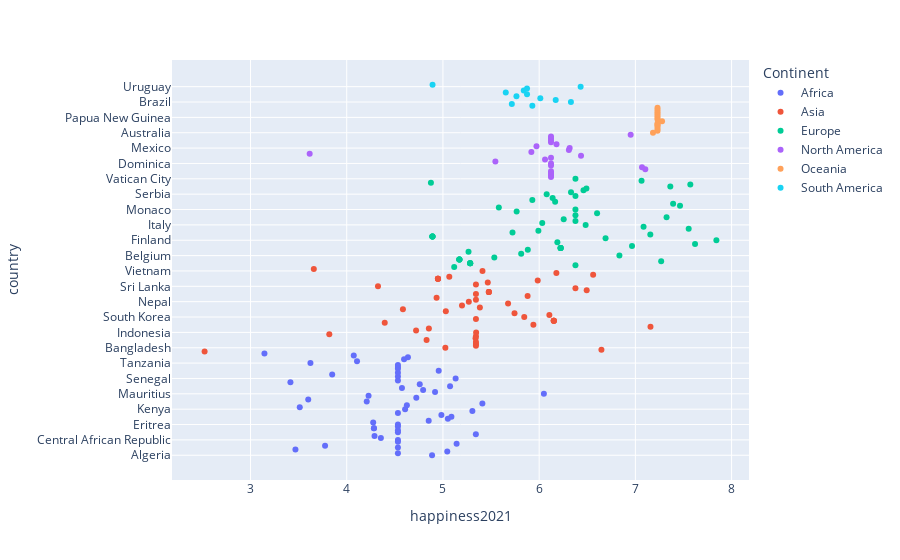

The notebook cell saved with this chart:
### Code cell
fig = px.scatter(data, x="happiness2021", y="country", color="Continent", hover_data=['happiness2021'])
fig.show()

### Figure 1 — Plotly figure (JSON) as saved in the notebook; plotly's stock layout.template omitted (floating-point values rounded to 4 significant figures)
{"data": [{"hovertemplate": "Continent=Africa<br>happiness2021=%{x}<br>country=%{y}<extra></extra>", "legendgroup": "Africa", "marker": {"color": "#636efa", "symbol": "circle"}, "mode": "markers", "name": "Africa", "orientation": "h", "showlegend": true, "type": "scatter", "x": [4.887, 4.532, 5.045, 3.467, 4.532, 3.775, 5.142, 4.532, 4.532, 4.355, 4.289, 5.342, 4.532, 4.532, 4.283, 4.283, 4.532, 4.532, 4.275, 4.852, 5.051, 5.088, 4.984, 4.532, 5.306, 4.607, 3.512, 4.625, 5.41, 4.208, 3.6, 4.723, 4.227, 6.049, 4.918, 4.794, 4.574, 5.074, 4.759, 3.415, 4.532, 5.132, 4.532, 3.849, 4.532, 4.956, 4.532, 4.532, 4.532, 3.623, 4.107, 4.596, 4.636, 4.073, 3.145], "xaxis": "x", "y": ["Algeria", "Angola", "Benin", "Botswana", "Burkina", "Burundi", "Cameroon", "Cape Verde", "Central African Republic", "Chad", "Comoros", "Congo", "Congo, Democratic Republic of", "Djibouti", "Egypt", "Egypt", "Equatorial Guinea", "Eritrea", "Ethiopia", "Gabon", "Gambia", "Ghana", "Guinea", "Guinea-Bissau", "Ivory Coast", "Kenya", "Lesotho", "Liberia", "Libya", "Madagascar", "Malawi", "Mali", "Mauritania", "Mauritius", "Morocco", "Mozambique", "Namibia", "Niger", "Nigeria", "Rwanda", "Sao Tome and Principe", "Senegal", "Seychelles", "Sierra Leone", "Somalia", "South Africa", "South Sudan", "Sudan", "Swaziland", "Tanzania", "Togo", "Tunisia", "Uganda", "Zambia", "Zimbabwe"], "yaxis": "y"}, {"hovertemplate": "Continent=Asia<br>happiness2021=%{x}<br>country=%{y}<extra></extra>", "legendgroup": "Asia", "marker": {"color": "#EF553B", "symbol": "circle"}, "mode": "markers", "name": "Asia", "orientation": "h", "showlegend": true, "type": "scatter", "x": [2.523, 6.647, 5.025, 5.343, 5.343, 5.343, 4.83, 5.339, 5.343, 3.819, 5.345, 4.721, 4.854, 7.157, 5.94, 4.395, 6.152, 6.152, 6.152, 6.152, 5.343, 5.845, 6.106, 5.744, 5.03, 4.584, 5.384, 5.198, 5.677, 5.269, 5.343, 4.934, 5.88, 5.343, 5.477, 5.477, 5.477, 6.494, 6.377, 4.325, 5.343, 5.466, 5.985, 4.948, 4.948, 4.948, 4.948, 5.066, 6.561, 6.179, 5.411, 3.658], "xaxis": "x", "y": ["Afghanistan", "Bahrain", "Bangladesh", "Bhutan", "Brunei", "Burma (Myanmar)", "Cambodia", "China", "East Timor", "India", "Indonesia", "Iran", "Iraq", "Israel", "Japan", "Jordan", "Kazakhstan", "Kazakhstan", "Kazakhstan", "Kazakhstan", "North Korea", "South Korea", "Kuwait", "Kyrgyzstan", "Laos", "Lebanon", "Malaysia", "Maldives", "Mongolia", "Nepal", "Oman", "Pakistan", "Philippines", "Qatar", "Russia", "Russia", "Russia", "Saudi Arabia", "Singapore", "Sri Lanka", "Syria", "Tajikistan", "Thailand", "Turkey", "Turkey", "Turkey", "Turkey", "Turkmenistan", "United Arab Emirates", "Uzbekistan", "Vietnam", "Yemen"], "yaxis": "y"}, {"hovertemplate": "Continent=Europe<br>happiness2021=%{x}<br>country=%{y}<extra></extra>", "legendgroup": "Europe", "marker": {"color": "#00cc96", "symbol": "circle"}, "mode": "markers", "name": "Europe", "orientation": "h", "showlegend": true, "type": "scatter", "x": [5.117, 6.377, 5.283, 5.283, 5.283, 5.283, 7.268, 5.171, 5.171, 5.171, 5.171, 5.534, 6.834, 5.813, 5.266, 5.882, 6.223, 6.223, 6.223, 6.223, 6.965, 7.62, 6.189, 7.842, 6.69, 4.891, 4.891, 4.891, 4.891, 7.155, 5.723, 5.992, 7.554, 7.085, 6.483, 6.032, 6.377, 6.255, 7.324, 6.377, 6.602, 5.766, 6.377, 5.581, 7.464, 7.392, 6.166, 5.929, 6.14, 6.377, 6.078, 6.331, 6.461, 6.491, 7.363, 7.571, 4.875, 7.064, 6.377], "xaxis": "x", "y": ["Albania", "Andorra", "Armenia", "Armenia", "Armenia", "Armenia", "Austria", "Azerbaijan", "Azerbaijan", "Azerbaijan", "Azerbaijan", "Belarus", "Belgium", "Bosnia and Herzegovina", "Bulgaria", "Croatia", "Cyprus", "Cyprus", "Cyprus", "Cyprus", "Czech Republic", "Denmark", "Estonia", "Finland", "France", "Georgia", "Georgia", "Georgia", "Georgia", "Germany", "Greece", "Hungary", "Iceland", "Ireland", "Italy", "Latvia", "Liechtenstein", "Lithuania", "Luxembourg", "Macedonia", "Malta", "Moldova", "Monaco", "Montenegro", "Netherlands", "Norway", "Poland", "Portugal", "Romania", "San Marino", "Serbia", "Slovakia", "Slovenia", "Spain", "Sweden", "Switzerland", "Ukraine", "United Kingdom", "Vatican City"], "yaxis": "y"}, {"hovertemplate": "Continent=North America<br>happiness2021=%{x}<br>country=%{y}<extra></extra>", "legendgroup": "North America", "marker": {"color": "#ab63fa", "symbol": "circle"}, "mode": "markers", "name": "North America", "orientation": "h", "showlegend": true, "type": "scatter", "x": [6.123, 6.123, 6.123, 6.123, 7.103, 7.069, 6.123, 6.123, 5.545, 6.061, 6.123, 6.435, 3.615, 5.919, 6.309, 6.317, 5.972, 6.18, 6.123, 6.123, 6.123, 6.123, 6.951], "xaxis": "x", "y": ["Antigua and Barbuda", "Bahamas", "Barbados", "Belize", "Canada", "Costa Rica", "Cuba", "Dominica", "Dominican Republic", "El Salvador", "Grenada", "Guatemala", "Haiti", "Honduras", "Jamaica", "Mexico", "Nicaragua", "Panama", "Saint Kitts and Nevis", "Saint Lucia", "Saint Vincent and the Grenadines", "Trinidad and Tobago", "United States"], "yaxis": "y"}, {"hovertemplate": "Continent=Oceania<br>happiness2021=%{x}<br>country=%{y}<extra></extra>", "legendgroup": "Oceania", "marker": {"color": "#FFA15A", "symbol": "circle"}, "mode": "markers", "name": "Oceania", "orientation": "h", "showlegend": true, "type": "scatter", "x": [7.183, 7.23, 7.23, 7.23, 7.23, 7.23, 7.23, 7.277, 7.23, 7.23, 7.23, 7.23, 7.23, 7.23, 7.23], "xaxis": "x", "y": ["Australia", "Fiji", "Kiribati", "Marshall Islands", "Micronesia", "Micronesia", "Nauru", "New Zealand", "Palau", "Papua New Guinea", "Samoa", "Solomon Islands", "Tonga", "Tuvalu", "Vanuatu"], "yaxis": "y"}, {"hovertemplate": "Continent=South America<br>happiness2021=%{x}<br>country=%{y}<extra></extra>", "legendgroup": "South America", "marker": {"color": "#19d3f3", "symbol": "circle"}, "mode": "markers", "name": "South America", "orientation": "h", "showlegend": true, "type": "scatter", "x": [5.929, 5.716, 6.33, 6.172, 6.012, 5.764, 5.874, 5.653, 5.84, 5.874, 6.431, 4.892], "xaxis": "x", "y": ["Argentina", "Bolivia", "Brazil", "Chile", "Colombia", "Ecuador", "Guyana", "Paraguay", "Peru", "Suriname", "Uruguay", "Venezuela"], "yaxis": "y"}], "layout": {"legend": {"title": {"text": "Continent"}, "tracegroupgap": 0}, "margin": {"t": 60}, "xaxis": {"anchor": "y", "domain": [0, 1], "title": {"text": "happiness2021"}}, "yaxis": {"anchor": "x", "domain": [0, 1], "title": {"text": "country"}}}}
